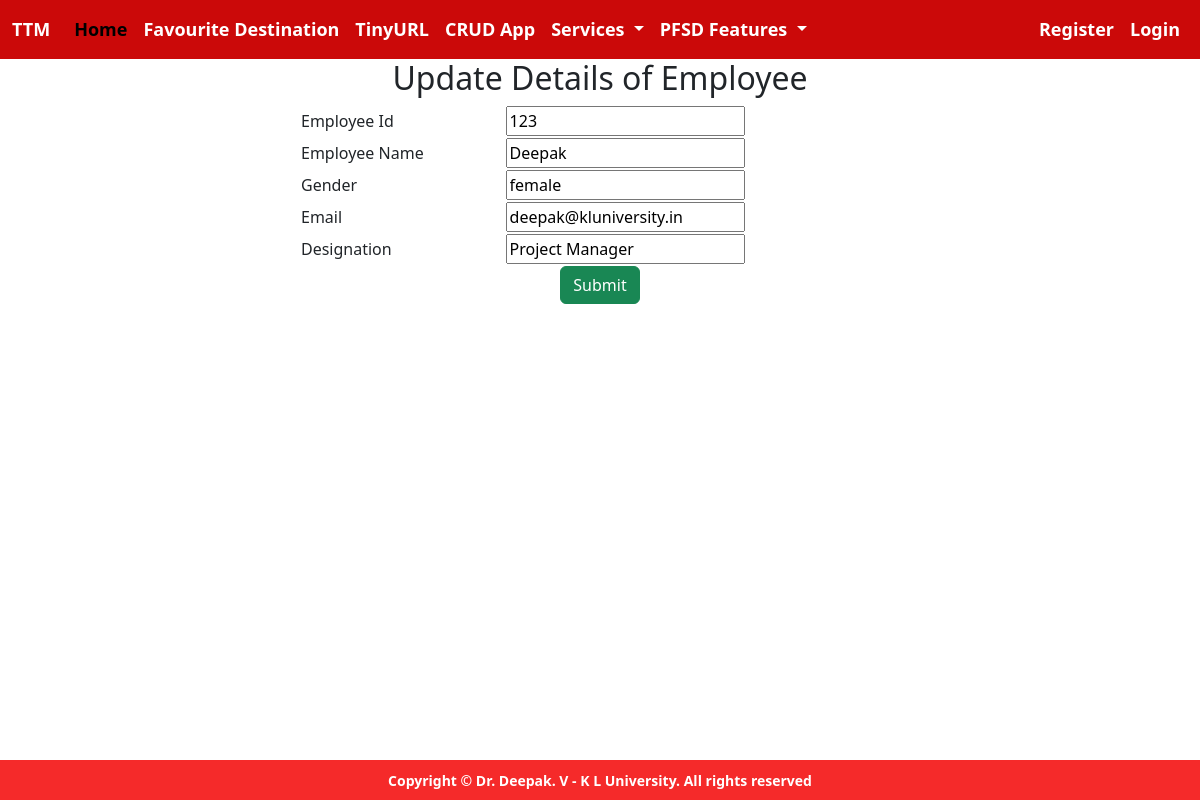
Screenshot of /app/edit/3 with the database file from the repository.
### crud_app/models.py (models this page shows)
class Employee(models.Model):
    EmpId = models.CharField(max_length=3)
    EmpName = models.CharField(max_length=200)
    EmpGender = models.CharField(max_length=10)
    EmpEmail = models.EmailField()
    EmpDesignation = models.CharField(max_length=150)
    class Meta:
        db_table="Employee"

### crud_app/views.py (the view, shortened to what this page needs)
# urls.py: path('edit/<int:pk>', views.edit_emp, name='edit-emp'),
def edit_emp(request,pk):
    employees = Employee.objects.get(id=pk)
    context = {
        'employees': employees,
    }
    return render(request,'edit.html',context)

### templates/edit.html (shortened to what this page needs)
{% extends 'Navbar.html' %}
{% block body %}
    <h2 style="text-align:center"> Update Details of Employee </h2>
    <form method="POST">
        <table style="width:50%" align="center">
            <tr>
                <td>Employee Id</td>
                <td><input type="text" value="{{ employees.EmpId }}" name="EmpId"></td>
            </tr>
            <tr>
                <td>Employee Name</td>
                <td><input type="text" value="{{ employees.EmpName }}" name="EmpName"></td>
            </tr>
            <tr>
                <td>Gender</td>
                <td><input type="text" value="{{ employees.EmpGender }}" name="EmpGender"></td>
            </tr>
            <tr>
                <td>Email</td>
                <td><input type="email" value="{{ employees.EmpEmail }}" name="EmpEmail"></td>
            </tr>
            <tr>
                <td>Designation</td>
                <td><input type="text" value="{{ employees.EmpDesignation }}" name="EmpDesignation"></td>
            </tr>
            <tr>
                <td colspan="2" align="center"><input type="submit" class="btn btn-success"></td>
            </tr>
        </table>
    </form>
{% endblock %}

### rows the page displays
Employee: EmpId "123", EmpName "Deepak", EmpGender "female", EmpEmail "deepak@kluniversity.in", EmpDesignation "Project Manager"
